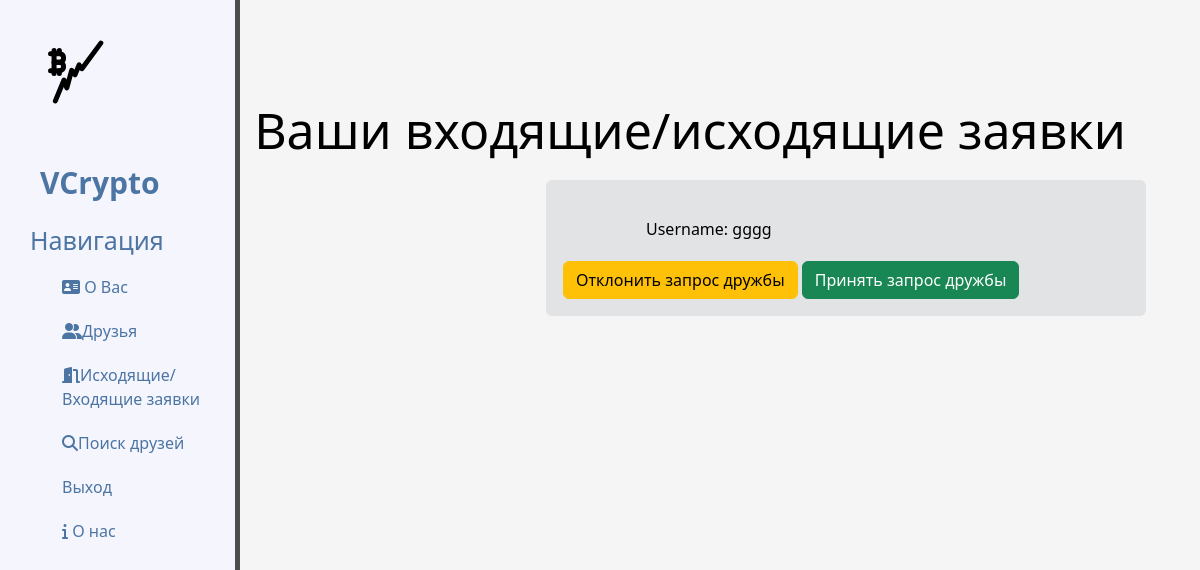
/in_out/ (signed in), run on an earlier commit of the app's database.
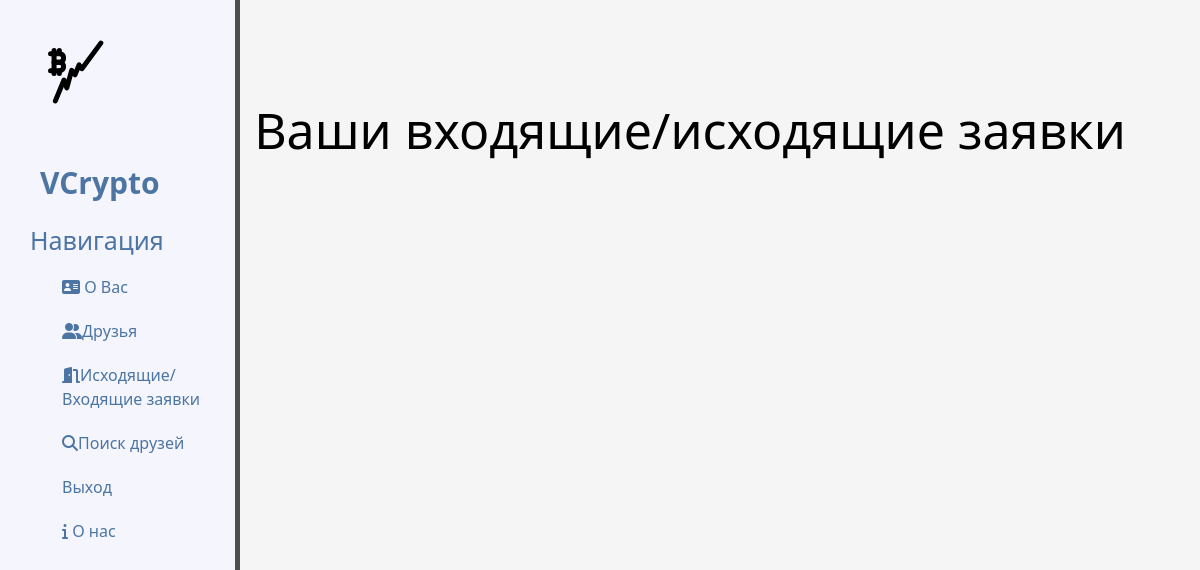
And on a later commit of the database.
### users/models.py (models this page shows, shortened)
class FriendRequest(models.Model):
    sender = models.ForeignKey('CustomUser', on_delete=models.CASCADE, related_name='sender')
    receiver = models.ForeignKey('CustomUser', on_delete=models.CASCADE, related_name='receiver')
    is_active = models.BooleanField(blank=True, null=False, default=True)
    timestamp = models.DateTimeField(auto_now_add=True)

class CustomUser(AbstractUser):
    friends = models.ManyToManyField('CustomUser', blank=True, symmetrical=True)
    bitcoin_address = models.CharField(max_length=100, blank=True)

### main/views.py (the view)
# urls.py: path('in_out/', views.in_out, name='in_out'),
@login_required
def in_out(request):
    incoming_requests = request.user.receiver.all()  # входящие заявки
    outcoming_requests_id = models.FriendRequest.objects.filter(sender=request.user.id).values_list('receiver',
                                                                                                    flat=True)
    outcoming_requests = models.CustomUser.objects.filter(id__in=outcoming_requests_id)
    return render(request, 'main/in_out.html', {'incoming_requests': incoming_requests,
                                                'outcoming_requests': outcoming_requests})

### main/templates/main/in_out.html (shortened to what this page needs)
{% extends 'main/layout.html' %}
{% load crispy_forms_tags %}
{% block content %}
    <div class="feature">
        <h1>Ваши входящие/исходящие заявки</h1>
        {% for incoming in incoming_requests %}
            <div class="alert alert-secondary">
                <p>Username: {{ incoming.sender.username }}</p>
                <a href="{% url 'decline_friend_request' incoming.sender.id %}" class="btn btn-warning">Отклонить запрос дружбы</a>
                <a href="{% url 'accept_friend_request' incoming.sender.id %}" class="btn btn-success">Принять запрос дружбы</a>
            </div>
        {% endfor %}
    </div>
{% endblock %}

What changed in the data, as far as the page shows it:
removed FriendRequest: sender.username "gggg"
